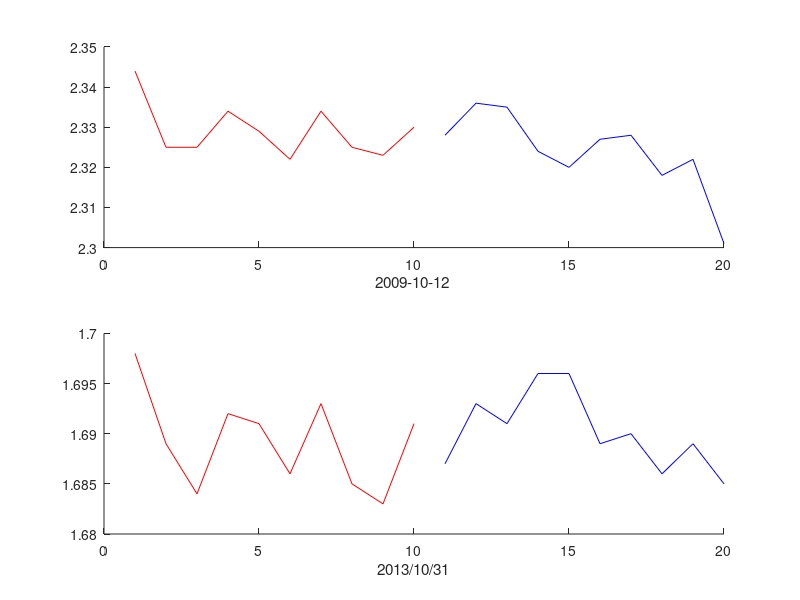

Reproduce this figure in MATLAB.

% this script predicts the afternoon trend by finding the most similar 
% morning trend in the history 


%%
% set 20 points to present the whole day trend
clear; clc;

load('highfreqdata.mat');
price = Data(:,2);
date = Data(:,1);
price = price(692:end);
date = date(692:end);
date(273) = [];
price(273) = [];
[n,~] = size(price);
price = reshape(price, 1, n);
m = 239;
for i = 1:n
    price{i} = price{i}(1:m,4);
end
close = cell2mat(price);
close = close';

k = 10; % divided by k sections
l = floor(m/k) + 1;
trendopen = close(:,1:l:end);
trendclose = [close(:,l+1:l:end), close(:,end)];
trendhigh = zeros(size(trendopen));
trendlow = zeros(size(trendopen));
Ih = zeros(size(trendopen));
Il = zeros(size(trendopen));
for i = 1:k-1
    [trendhigh(:,i), Ih(:,i)] = max(close(:,l*(i-1)+1:l*(i-1)+l+1),[],2);
    [trendlow(:,i), Il(:,i)] = min(close(:,l*(i-1)+1:l*(i-1)+l+1),[],2);
end
[trendhigh(:,k), Ih(:,k)] = max(close(:,l*(k-1)+1:end),[],2);
[trendlow(:,k), Il(:,k)] = min(close(:,l*(k-1)+1:end),[],2);

flag = Ih < Il;
trendfirst = zeros(size(trendopen));
trendlast = zeros(size(trendopen));
trendfirst(flag == 1) = trendhigh(flag == 1);
trendfirst(flag == 0) = trendlow(flag == 0);
trendlast(flag == 1) = trendlow(flag == 1);
trendlast(flag == 0) = trendhigh(flag == 0);

trend = zeros(size(trendopen,1), k*2);
trend(:,1:2:end) = trendfirst;
trend(:,2:2:end) = trendlast;

%%
% finding the most similar trend
samplesize = 1000;
trainingsample = trend(:,1:k);
minsample = repmat(min(trainingsample,[],2),1,k);
maxsample = repmat(max(trainingsample,[],2),1,k);
regsample = (trainingsample - minsample)./(maxsample-minsample);

trenddist = zeros(size(trainingsample,1) - samplesize,1);
idx = zeros(size(trainingsample,1) - samplesize,1);
for i = 1:size(trainingsample,1) - samplesize
    [trenddist(i), idx(i)] = min(pdist2(regsample(1:samplesize+i-1,:),...
        regsample(samplesize+i,:)));
end



%%
% backtesting...
testingsample = trend(:,k+1:end);
error = zeros(length(idx),1);
for i = 1:length(idx)
    error(i) = pdist2(testingsample(idx(i),:), testingsample(samplesize+i,:));
end

%%
%%%%%%%%%%%%%%%%%%%%%%%%%%%%%%%%%%%%%%%%%%%%%%%%%%%%%%%%%%%%%%%%%
% uncomment the following codes to see the accuracy of this model
% press Ctrl C to stop this program.

for testind = 100:length(error)
    clf
    subplot(2,1,1);
    hold on
    plot(1:10,trainingsample(idx(testind),:),'r');
    plot(11:20,testingsample(idx(testind),:),'b');
    xlabel(date(idx(testind)));
    hold off
    subplot(2,1,2);
    hold on
    plot(1:10,trainingsample(samplesize+testind,:),'r');
    plot(11:20,testingsample(samplesize+testind,:),'b');
    xlabel(date(samplesize+testind));
    hold off
    
    % Pause
    fprintf('Program paused. Press enter to continue.\n');
    pause;
    
    fprintf('the predicting distance is %d. \n', error(testind));    

end

%%
% strategy...

